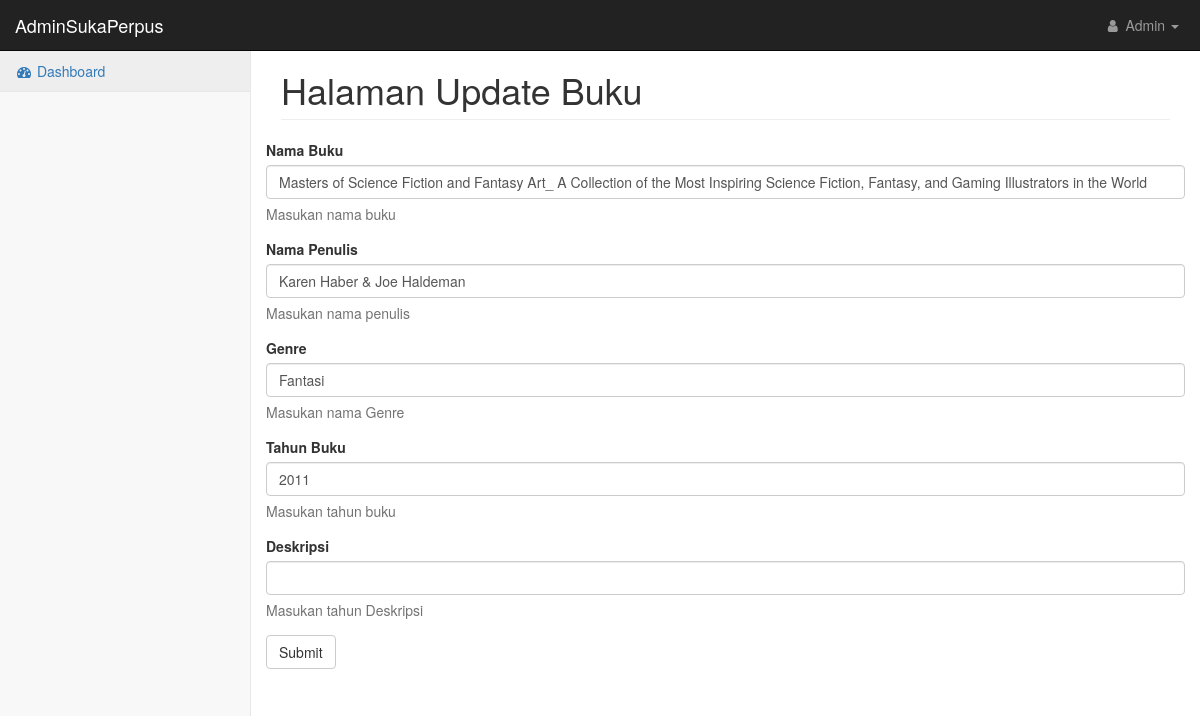
Screenshot of /Databuku_C/edit/31 with the database file from the repository.
### tables this page shows
CREATE TABLE `data_buku` (
  `id` int(11) NOT NULL,
  `nama_buku` text NOT NULL,
  `penulis` text DEFAULT NULL,
  `genre` varchar(255) DEFAULT NULL,
  `tahun` int(6) NOT NULL,
  `deskripsi` text NOT NULL,
  `links` text NOT NULL
);

### application/controllers/Databuku_C.php (called while the page is built, shortened)
<?php
class Databuku_C extends CI_Controller{
    public function __construct()
    {
        $this->load->model('Databuku_model');
        $this->load->model('Auth_model');
        $this->load->helper('url');
    }
    public function edit($id){
        $data['data_buku'] = $this->Databuku_model->getByID($id);
        $this->load->view('front_end/admin/update',$data);
    }
}
?>

### index.php (called while the page is built, shortened)
<?php
require_once BASEPATH.'core/CodeIgniter.php';

### application/models/Databuku_model.php (called while the page is built, shortened)
<?php
class Databuku_Model extends CI_Model{
    private $table = 'data_buku';
    public function getById($id){
        return $this->db->get_where($this->table,['id'=>$id])->row();
    }
}
?>

### application/views/front_end/admin/update.php (the view, shortened to what this page needs)
<!DOCTYPE html>
<html lang="en">
<head>
    <link href="<?php echo base_url(); ?>assets/admin_assets/css/bootstrap.min.css" rel="stylesheet">
    <link href="<?php echo base_url(); ?>assets/admin_assets/css/metisMenu.min.css" rel="stylesheet">
    <link href="<?php echo base_url(); ?>assets/admin_assets/css/timeline.css" rel="stylesheet">
    <link href="<?php echo base_url(); ?>assets/admin_assets/css/startmin.css" rel="stylesheet">
    <link href="<?php echo base_url(); ?>assets/admin_assets/css/morris.css" rel="stylesheet">
    <link href="<?php echo base_url(); ?>assets/admin_assets/css/font-awesome.min.css" rel="stylesheet" type="text/css">
</head>
<body>
    <div id="wrapper">
        <nav class="navbar navbar-inverse navbar-fixed-top" role="navigation">
            <div class="navbar-header">
                <a class="navbar-brand" href="#">AdminSukaPerpus</a>
            </div>
            <ul class="nav navbar-right navbar-top-links">
                <li class="dropdown">
                    <a class="dropdown-toggle" data-toggle="dropdown" href="#">
                        <i class="fa fa-user fa-fw"></i> Admin <b class="caret"></b>
                    </a>
                </li>
            </ul>
            <div class="navbar-default sidebar" role="navigation">
                <div class="sidebar-nav navbar-collapse">
                    <ul class="nav" id="side-menu">
                        <li>
                            <a href="#" class="active"><i class="fa fa-dashboard fa-fw"></i> Dashboard</a>
                        </li>
                    </ul>
                </div>
            </div>
        </nav>
        <div id="page-wrapper">
            <div class="container-fluid">
                <div class="row">
                    <div class="col-lg-12">
                        <h1 class="page-header">Halaman Update Buku</h1>
                    </div>
                </div>
                <div class="row">
                    <div class="col-12">
                        <form role="form" method="POST" action="<?= base_url('Databuku_C/updatedata')  ?>">
                            <div class="form-group">
                                <label for="nama_buku">Nama Buku</label>
                                <input class="form-control" type="text" name="nama_buku" value="<?= $data_buku->nama_buku ;?>" >
                                <p class="help-block">Masukan nama buku</p>
                            </div>
                            <div class="form-group">
                                <label for="penulis">Nama Penulis</label>
                                <input class="form-control" type="text" name="penulis" value="<?= $data_buku->penulis ;?>" >
                                <p class="help-block">Masukan nama penulis</p>
                            </div>
                            <div class="form-group">
                                <label for="nama_penulis">Genre</label>
                                <input class="form-control" type="text" name="genre" value="<?= $data_buku->genre ;?>" >
                                <p class="help-block">Masukan nama Genre</p>
                            </div>
                             <div class="form-group" for="tahun">
                                <label>Tahun Buku</label>
                                <input class="form-control" type="text" name="tahun" id="tahun" value="<?= $data_buku->tahun;?>" >
                                <p class="help-block">Masukan tahun buku</p>
                            </div>
                            <div class="form-group" for="tahun">
                                <label>Deskripsi</label>
                                <input class="form-control" type="text" name="deskripsi" id="deskripsi" value="<?= $data_buku->deskripsi;?>" >
                                <p class="help-block">Masukan tahun Deskripsi</p>
                            </div>
                          <input type="submit" class="btn btn-default"></input>
                        <br>
                        <br>
                        </form>
                    </div>
                </div>
            </div>
        </div>
</body>
</html>

### assets/admin_assets/css/startmin.css (style rules this page uses)
body { background-color: #f8f8f8; }
#wrapper { width: 100%; }
#page-wrapper { padding-top: 30px; min-height: 568px; background-color: #fff; }
@media (min-width:768px) { #page-wrapper { position: inherit; margin-left: 250px; padding: 30px 15px 0 15px; border-left: 1px solid #e7e7e7; } }
.navbar-header { float: left; }
.navbar-right { text-align: right; }
.navbar-top-links { margin: 0; }
.navbar-top-links li { display: inline-block; }
.navbar-top-links li:last-child { margin-right: 6px; }
.navbar-top-links li a { padding: 15px; min-height: 50px; }
.navbar-top-links>li>a { color: #999; }
.sidebar .sidebar-nav.navbar-collapse { padding-right: 0; padding-left: 0; }
.sidebar ul li { border-bottom: 1px solid #e7e7e7; }
.sidebar ul li a.active { background-color: #eee; }
@media (min-width:768px) { .sidebar { z-index: 1; position: absolute; width: 250px; margin-top: 51px; } }

### rows the page displays
data_buku: nama_buku "Masters of Science Fiction and Fantasy Art_ A Collection of the Most Inspiring Science Fiction, Fantasy, and Gaming Illustrators in the World", penulis "Karen Haber & Joe Haldeman", genre "Fantasi", tahun "2011"
